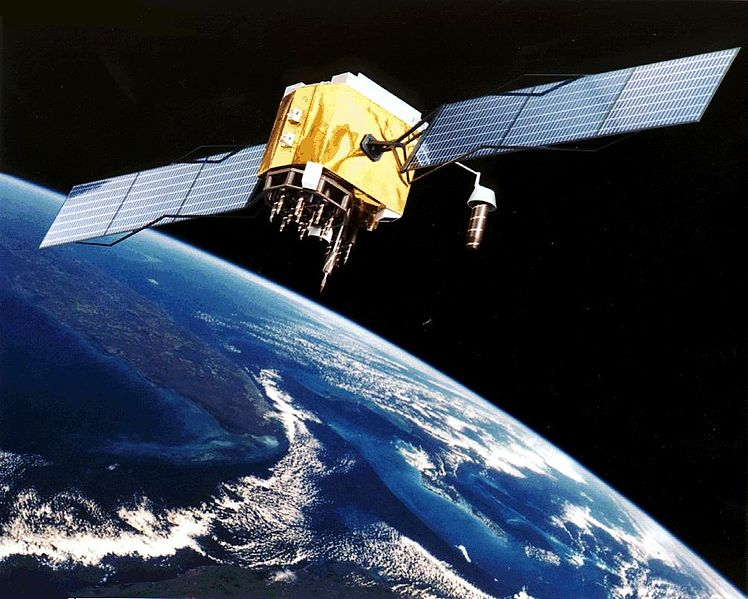
#> input picture res/NASAView.jpg, 748 x 599 px
$ python ImageArithmatic.py
#> lines starting #> are read from the running program, lines starting #| are printed output that depends on the picture
# File     : ImageArithmatic.py
# Project  : DigitalimageProcessingLab
# Product  : PyCharm
# Created  : 4:32 PM, 10/1/2019
# Author   : Mobarak Hosen Shakil
# E-mail   : mh.ice.iu@gmail.com
# Blog     : http://codefighter.cf
# Information & Communication Technology
# Islamic University, Kushtia, Bangladesh

import cv2
import numpy as np

img = cv2.imread('res/NASAView.jpg')
#> img is the input picture: shape (599, 748, 3); mean B, G, R 70.2, 59.3, 51.1
cv2.imshow('Original Image', img)
cv2.waitKey(0)

Mat = np.ones(img.shape, dtype='uint8')*150

added_img = cv2.add(img, Mat)
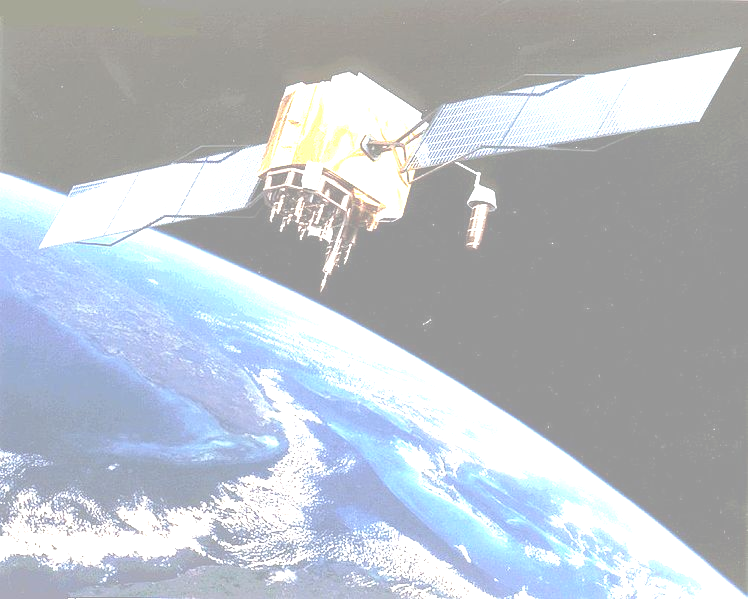
#> added_img: shape (599, 748, 3); mean B, G, R 197.8, 190.5, 184.2

cv2.imshow('Added Image', added_img)
cv2.waitKey(0)

subtracted_img = cv2.subtract(img, Mat)
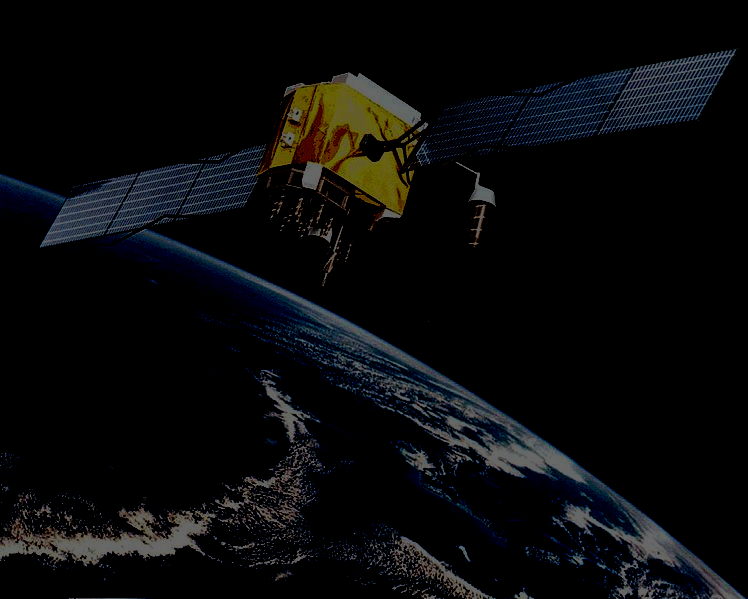
#> subtracted_img: shape (599, 748, 3); mean B, G, R 10.8, 9.9, 9.1
cv2.imshow('Subtracted Image', subtracted_img)
cv2.waitKey(0)

mul_img = cv2.multiply(img, Mat)
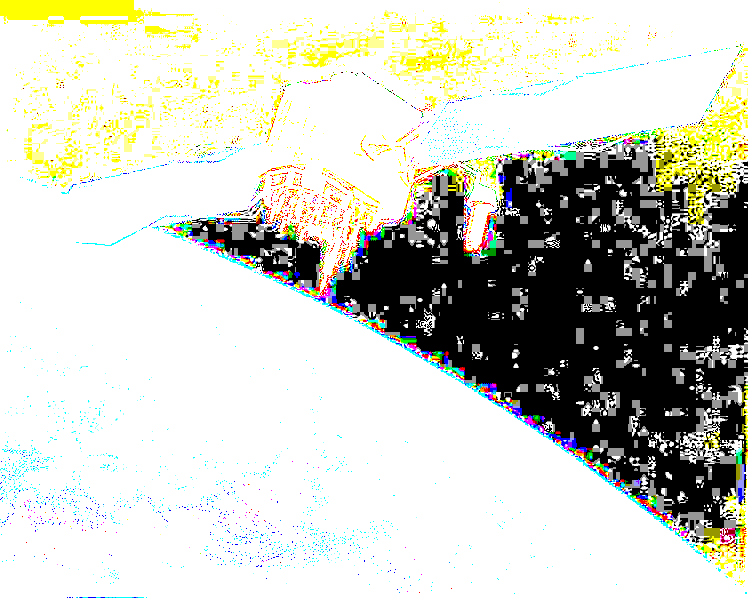
#> mul_img: shape (599, 748, 3); mean B, G, R 194, 203.3, 202.3
cv2.imshow('Multiply Opreation', mul_img)
cv2.waitKey(0)
cv2.destroyAllWindows()
